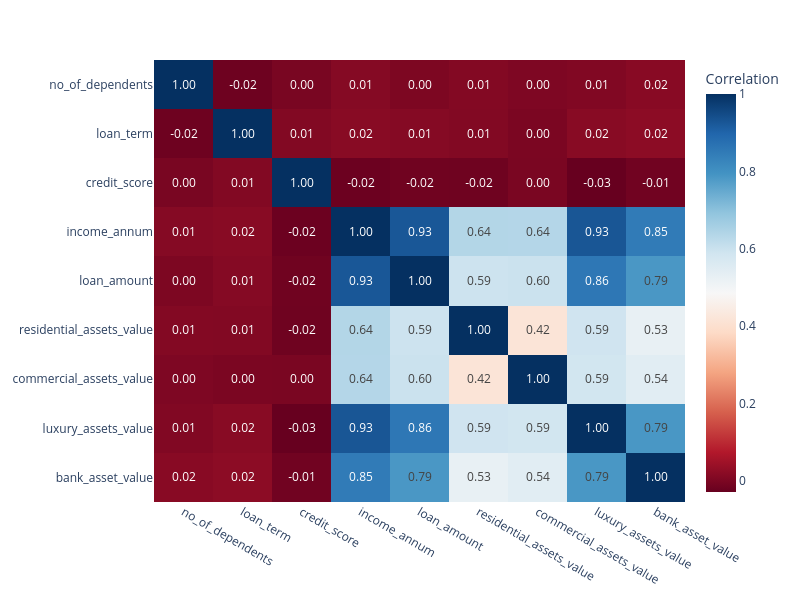

Source (notebook cell):
### Code cell
#correlation of num cols
correlation = df[["no_of_dependents", "loan_term", "credit_score", "income_annum", "loan_amount", 
                  "residential_assets_value", "commercial_assets_value", "luxury_assets_value", "bank_asset_value"]].corr()

fig5 = px.imshow(
    correlation,
    text_auto=".2f",
    aspect="auto",
    labels=dict(color="Correlation"),
    color_continuous_scale="RdBu",   
    width=800,                           
    height=600 
)

fig5.show()

#color_continuous_scale="Viridis",     #Changes the color palette (e.g., Viridis, Plasma, RdBu)

### Figure 1 — Plotly figure (JSON) as saved in the notebook; plotly's stock layout.template omitted (floating-point values rounded to 4 significant figures)
{"data": [{"coloraxis": "coloraxis", "hovertemplate": "x: %{x}<br>y: %{y}<br>Correlation: %{z}<extra></extra>", "name": "0", "texttemplate": "%{z:.2f}", "type": "heatmap", "x": ["no_of_dependents", "loan_term", "credit_score", "income_annum", "loan_amount", "residential_assets_value", "commercial_assets_value", "luxury_assets_value", "bank_asset_value"], "xaxis": "x", "y": ["no_of_dependents", "loan_term", "credit_score", "income_annum", "loan_amount", "residential_assets_value", "commercial_assets_value", "luxury_assets_value", "bank_asset_value"], "yaxis": "y", "z": [[1.0, -0.02, -0.00477, 0.0121, 0.0005143, 0.008622, 0.001815, 0.006716, 0.01559], [-0.02, 1.0, 0.008528, 0.01627, 0.01249, 0.007995, -0.001319, 0.01641, 0.02159], [-0.00477, 0.008528, 1.0, -0.02293, -0.01682, -0.01831, -0.003743, -0.02919, -0.01492], [0.0121, 0.01627, -0.02293, 1.0, 0.9262, 0.6374, 0.6352, 0.928, 0.8493], [0.0005143, 0.01249, -0.01682, 0.9262, 1.0, 0.5948, 0.598, 0.8584, 0.7855], [0.008622, 0.007995, -0.01831, 0.6374, 0.5948, 1.0, 0.4167, 0.59, 0.5255], [0.001815, -0.001319, -0.003743, 0.6352, 0.598, 0.4167, 1.0, 0.5854, 0.5442], [0.006716, 0.01641, -0.02919, 0.928, 0.8584, 0.59, 0.5854, 1.0, 0.7859], [0.01559, 0.02159, -0.01492, 0.8493, 0.7855, 0.5255, 0.5442, 0.7859, 1.0]]}], "layout": {"coloraxis": {"autocolorscale": false, "colorbar": {"title": {"text": "Correlation"}}, "colorscale": [[0, "rgb(103,0,31)"], [0.1, "rgb(178,24,43)"], [0.2, "rgb(214,96,77)"], [0.3, "rgb(244,165,130)"], [0.4, "rgb(253,219,199)"], [0.5, "rgb(247,247,247)"], [0.6, "rgb(209,229,240)"], [0.7, "rgb(146,197,222)"], [0.8, "rgb(67,147,195)"], [0.9, "rgb(33,102,172)"], [1, "rgb(5,48,97)"]]}, "height": 600, "margin": {"t": 60}, "width": 800, "xaxis": {"anchor": "y", "domain": [0, 1]}, "yaxis": {"anchor": "x", "autorange": "reversed", "domain": [0, 1]}}}
